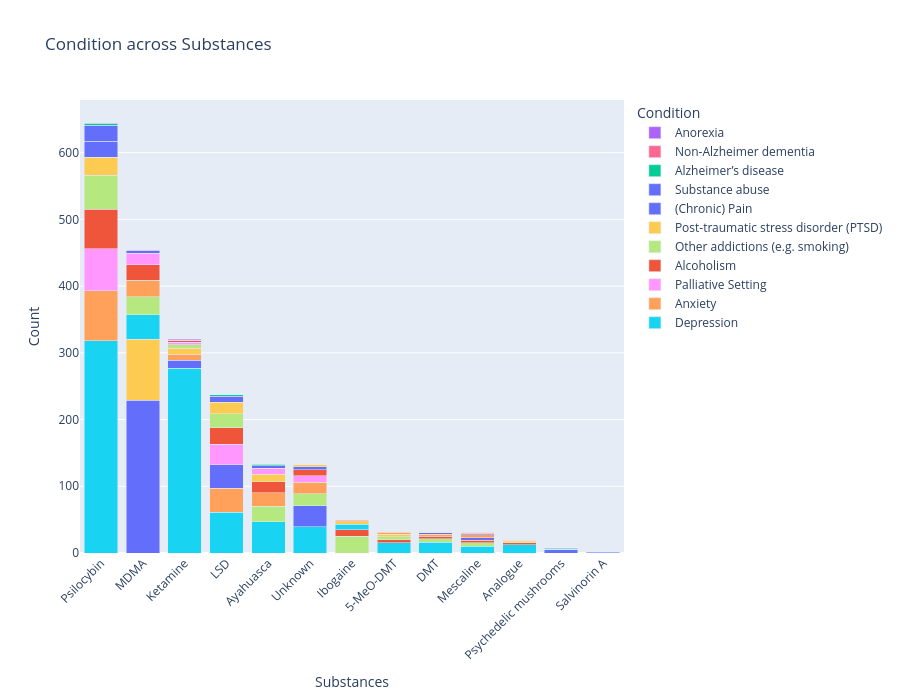

The notebook cell saved with this chart:
### Markdown cell above
## X: Substances, Y: Count of Studies, Segments: Conditions

### Code cell
counts = plot_task_stacked_bar_interactive(
    df_2025_class,
    x_task="Substances",
    group_task="Condition",
    exclude_labels={
        "Condition": ["Psychiatric condition", "Recreational Drug Use", "Healthy Participants"],
        "Substances": ["Combination Therapy", 'Ketamine']
    },
    merge_labels={
        "Substances": {
            "Ketamine": ["Ketamine", "R-Ketamine", "S-Ketamine"]
        }
    }
)

### Figure 1 — Plotly figure (JSON) as saved in the notebook; plotly's stock layout.template omitted (floating-point values rounded to 4 significant figures)
{"data": [{"customdata": [41.57], "hovertemplate": "<b>%{x}</b><br>Depression<br>Count: %{y}<br>Percentage: %{customdata:.1f}%<extra></extra>", "marker": {"color": "#19D3F3"}, "name": "Depression", "showlegend": true, "type": "bar", "x": ["Psilocybin"], "y": [318]}, {"customdata": [9.804], "hovertemplate": "<b>%{x}</b><br>Anxiety<br>Count: %{y}<br>Percentage: %{customdata:.1f}%<extra></extra>", "marker": {"color": "#FFA15A"}, "name": "Anxiety", "showlegend": true, "type": "bar", "x": ["Psilocybin"], "y": [75]}, {"customdata": [8.235], "hovertemplate": "<b>%{x}</b><br>Palliative Setting<br>Count: %{y}<br>Percentage: %{customdata:.1f}%<extra></extra>", "marker": {"color": "#FF97FF"}, "name": "Palliative Setting", "showlegend": true, "type": "bar", "x": ["Psilocybin"], "y": [63]}, {"customdata": [7.712], "hovertemplate": "<b>%{x}</b><br>Alcoholism<br>Count: %{y}<br>Percentage: %{customdata:.1f}%<extra></extra>", "marker": {"color": "#EF553B"}, "name": "Alcoholism", "showlegend": true, "type": "bar", "x": ["Psilocybin"], "y": [59]}, {"customdata": [6.667], "hovertemplate": "<b>%{x}</b><br>Other addictions (e.g. smoking)<br>Count: %{y}<br>Percentage: %{customdata:.1f}%<extra></extra>", "marker": {"color": "#B6E880"}, "name": "Other addictions (e.g. smoking)", "showlegend": true, "type": "bar", "x": ["Psilocybin"], "y": [51]}, {"customdata": [3.529], "hovertemplate": "<b>%{x}</b><br>Post-traumatic stress disorder (PTSD)<br>Count: %{y}<br>Percentage: %{customdata:.1f}%<extra></extra>", "marker": {"color": "#FECB52"}, "name": "Post-traumatic stress disorder (PTSD)", "showlegend": true, "type": "bar", "x": ["Psilocybin"], "y": [27]}, {"customdata": [3.137], "hovertemplate": "<b>%{x}</b><br>(Chronic) Pain<br>Count: %{y}<br>Percentage: %{customdata:.1f}%<extra></extra>", "marker": {"color": "#636EFA"}, "name": "(Chronic) Pain", "showlegend": true, "type": "bar", "x": ["Psilocybin"], "y": [24]}, {"customdata": [3.137], "hovertemplate": "<b>%{x}</b><br>Substance abuse<br>Count: %{y}<br>Percentage: %{customdata:.1f}%<extra></extra>", "marker": {"color": "#636EFA"}, "name": "Substance abuse", "showlegend": true, "type": "bar", "x": ["Psilocybin"], "y": [24]}, {"customdata": [0.3922], "hovertemplate": "<b>%{x}</b><br>Alzheimer’s disease<br>Count: %{y}<br>Percentage: %{customdata:.1f}%<extra></extra>", "marker": {"color": "#00CC96"}, "name": "Alzheimer’s disease", "showlegend": true, "type": "bar", "x": ["Psilocybin"], "y": [3]}, {"customdata": [0.1307], "hovertemplate": "<b>%{x}</b><br>Non-Alzheimer dementia<br>Count: %{y}<br>Percentage: %{customdata:.1f}%<extra></extra>", "marker": {"color": "#FF6692"}, "name": "Non-Alzheimer dementia", "showlegend": true, "type": "bar", "x": ["Psilocybin"], "y": [1]}, {"customdata": [20.3], "hovertemplate": "<b>%{x}</b><br>Substance abuse<br>Count: %{y}<br>Percentage: %{customdata:.1f}%<extra></extra>", "marker": {"color": "#636EFA"}, "name": "Substance abuse", "showlegend": false, "type": "bar", "x": ["MDMA"], "y": [229]}, {"customdata": [8.067], "hovertemplate": "<b>%{x}</b><br>Post-traumatic stress disorder (PTSD)<br>Count: %{y}<br>Percentage: %{customdata:.1f}%<extra></extra>", "marker": {"color": "#FECB52"}, "name": "Post-traumatic stress disorder (PTSD)", "showlegend": false, "type": "bar", "x": ["MDMA"], "y": [91]}, {"customdata": [3.28], "hovertemplate": "<b>%{x}</b><br>Depression<br>Count: %{y}<br>Percentage: %{customdata:.1f}%<extra></extra>", "marker": {"color": "#19D3F3"}, "name": "Depression", "showlegend": false, "type": "bar", "x": ["MDMA"], "y": [37]}, {"customdata": [2.394], "hovertemplate": "<b>%{x}</b><br>Other addictions (e.g. smoking)<br>Count: %{y}<br>Percentage: %{customdata:.1f}%<extra></extra>", "marker": {"color": "#B6E880"}, "name": "Other addictions (e.g. smoking)", "showlegend": false, "type": "bar", "x": ["MDMA"], "y": [27]}, {"customdata": [2.216], "hovertemplate": "<b>%{x}</b><br>Anxiety<br>Count: %{y}<br>Percentage: %{customdata:.1f}%<extra></extra>", "marker": {"color": "#FFA15A"}, "name": "Anxiety", "showlegend": false, "type": "bar", "x": ["MDMA"], "y": [25]}, {"customdata": [2.039], "hovertemplate": "<b>%{x}</b><br>Alcoholism<br>Count: %{y}<br>Percentage: %{customdata:.1f}%<extra></extra>", "marker": {"color": "#EF553B"}, "name": "Alcoholism", "showlegend": false, "type": "bar", "x": ["MDMA"], "y": [23]}, {"customdata": [1.507], "hovertemplate": "<b>%{x}</b><br>Palliative Setting<br>Count: %{y}<br>Percentage: %{customdata:.1f}%<extra></extra>", "marker": {"color": "#FF97FF"}, "name": "Palliative Setting", "showlegend": false, "type": "bar", "x": ["MDMA"], "y": [17]}, {"customdata": [0.3546], "hovertemplate": "<b>%{x}</b><br>(Chronic) Pain<br>Count: %{y}<br>Percentage: %{customdata:.1f}%<extra></extra>", "marker": {"color": "#636EFA"}, "name": "(Chronic) Pain", "showlegend": false, "type": "bar", "x": ["MDMA"], "y": [4]}, {"customdata": [0.08865], "hovertemplate": "<b>%{x}</b><br>Anorexia<br>Count: %{y}<br>Percentage: %{customdata:.1f}%<extra></extra>", "marker": {"color": "#AB63FA"}, "name": "Anorexia", "showlegend": true, "type": "bar", "x": ["MDMA"], "y": [1]}, {"customdata": [79.83], "hovertemplate": "<b>%{x}</b><br>Depression<br>Count: %{y}<br>Percentage: %{customdata:.1f}%<extra></extra>", "marker": {"color": "#19D3F3"}, "name": "Depression", "showlegend": false, "type": "bar", "x": ["Ketamine"], "y": [277]}, {"customdata": [3.458], "hovertemplate": "<b>%{x}</b><br>(Chronic) Pain<br>Count: %{y}<br>Percentage: %{customdata:.1f}%<extra></extra>", "marker": {"color": "#636EFA"}, "name": "(Chronic) Pain", "showlegend": false, "type": "bar", "x": ["Ketamine"], "y": [12]}, {"customdata": [2.594], "hovertemplate": "<b>%{x}</b><br>Anxiety<br>Count: %{y}<br>Percentage: %{customdata:.1f}%<extra></extra>", "marker": {"color": "#FFA15A"}, "name": "Anxiety", "showlegend": false, "type": "bar", "x": ["Ketamine"], "y": [9]}, {"customdata": [2.594], "hovertemplate": "<b>%{x}</b><br>Post-traumatic stress disorder (PTSD)<br>Count: %{y}<br>Percentage: %{customdata:.1f}%<extra></extra>", "marker": {"color": "#FECB52"}, "name": "Post-traumatic stress disorder (PTSD)", "showlegend": false, "type": "bar", "x": ["Ketamine"], "y": [9]}, {"customdata": [1.441], "hovertemplate": "<b>%{x}</b><br>Other addictions (e.g. smoking)<br>Count: %{y}<br>Percentage: %{customdata:.1f}%<extra></extra>", "marker": {"color": "#B6E880"}, "name": "Other addictions (e.g. smoking)", "showlegend": false, "type": "bar", "x": ["Ketamine"], "y": [5]}, {"customdata": [1.153], "hovertemplate": "<b>%{x}</b><br>Palliative Setting<br>Count: %{y}<br>Percentage: %{customdata:.1f}%<extra></extra>", "marker": {"color": "#FF97FF"}, "name": "Palliative Setting", "showlegend": false, "type": "bar", "x": ["Ketamine"], "y": [4]}, {"customdata": [0.5764], "hovertemplate": "<b>%{x}</b><br>Alcoholism<br>Count: %{y}<br>Percentage: %{customdata:.1f}%<extra></extra>", "marker": {"color": "#EF553B"}, "name": "Alcoholism", "showlegend": false, "type": "bar", "x": ["Ketamine"], "y": [2]}, {"customdata": [0.2882], "hovertemplate": "<b>%{x}</b><br>Substance abuse<br>Count: %{y}<br>Percentage: %{customdata:.1f}%<extra></extra>", "marker": {"color": "#636EFA"}, "name": "Substance abuse", "showlegend": false, "type": "bar", "x": ["Ketamine"], "y": [1]}, {"customdata": [0.2882], "hovertemplate": "<b>%{x}</b><br>Anorexia<br>Count: %{y}<br>Percentage: %{customdata:.1f}%<extra></extra>", "marker": {"color": "#AB63FA"}, "name": "Anorexia", "showlegend": false, "type": "bar", "x": ["Ketamine"], "y": [1]}, {"customdata": [13.59], "hovertemplate": "<b>%{x}</b><br>Depression<br>Count: %{y}<br>Percentage: %{customdata:.1f}%<extra></extra>", "marker": {"color": "#19D3F3"}, "name": "Depression", "showlegend": false, "type": "bar", "x": ["LSD"], "y": [61]}, {"customdata": [8.018], "hovertemplate": "<b>%{x}</b><br>Anxiety<br>Count: %{y}<br>Percentage: %{customdata:.1f}%<extra></extra>", "marker": {"color": "#FFA15A"}, "name": "Anxiety", "showlegend": false, "type": "bar", "x": ["LSD"], "y": [36]}, {"customdata": [7.795], "hovertemplate": "<b>%{x}</b><br>Substance abuse<br>Count: %{y}<br>Percentage: %{customdata:.1f}%<extra></extra>", "marker": {"color": "#636EFA"}, "name": "Substance abuse", "showlegend": false, "type": "bar", "x": ["LSD"], "y": [35]}, {"customdata": [6.904], "hovertemplate": "<b>%{x}</b><br>Palliative Setting<br>Count: %{y}<br>Percentage: %{customdata:.1f}%<extra></extra>", "marker": {"color": "#FF97FF"}, "name": "Palliative Setting", "showlegend": false, "type": "bar", "x": ["LSD"], "y": [31]}, {"customdata": [5.568], "hovertemplate": "<b>%{x}</b><br>Alcoholism<br>Count: %{y}<br>Percentage: %{customdata:.1f}%<extra></extra>", "marker": {"color": "#EF553B"}, "name": "Alcoholism", "showlegend": false, "type": "bar", "x": ["LSD"], "y": [25]}, {"customdata": [4.677], "hovertemplate": "<b>%{x}</b><br>Other addictions (e.g. smoking)<br>Count: %{y}<br>Percentage: %{customdata:.1f}%<extra></extra>", "marker": {"color": "#B6E880"}, "name": "Other addictions (e.g. smoking)", "showlegend": false, "type": "bar", "x": ["LSD"], "y": [21]}, {"customdata": [3.786], "hovertemplate": "<b>%{x}</b><br>Post-traumatic stress disorder (PTSD)<br>Count: %{y}<br>Percentage: %{customdata:.1f}%<extra></extra>", "marker": {"color": "#FECB52"}, "name": "Post-traumatic stress disorder (PTSD)", "showlegend": false, "type": "bar", "x": ["LSD"], "y": [17]}, {"customdata": [2.004], "hovertemplate": "<b>%{x}</b><br>(Chronic) Pain<br>Count: %{y}<br>Percentage: %{customdata:.1f}%<extra></extra>", "marker": {"color": "#636EFA"}, "name": "(Chronic) Pain", "showlegend": false, "type": "bar", "x": ["LSD"], "y": [9]}, {"customdata": [0.4454], "hovertemplate": "<b>%{x}</b><br>Alzheimer’s disease<br>Count: %{y}<br>Percentage: %{customdata:.1f}%<extra></extra>", "marker": {"color": "#00CC96"}, "name": "Alzheimer’s disease", "showlegend": false, "type": "bar", "x": ["LSD"], "y": [2]}, {"customdata": [22.93], "hovertemplate": "<b>%{x}</b><br>Depression<br>Count: %{y}<br>Percentage: %{customdata:.1f}%<extra></extra>", "marker": {"color": "#19D3F3"}, "name": "Depression", "showlegend": false, "type": "bar", "x": ["Ayahuasca"], "y": [47]}, {"customdata": [11.22], "hovertemplate": "<b>%{x}</b><br>Other addictions (e.g. smoking)<br>Count: %{y}<br>Percentage: %{customdata:.1f}%<extra></extra>", "marker": {"color": "#B6E880"}, "name": "Other addictions (e.g. smoking)", "showlegend": false, "type": "bar", "x": ["Ayahuasca"], "y": [23]}, {"customdata": [9.756], "hovertemplate": "<b>%{x}</b><br>Anxiety<br>Count: %{y}<br>Percentage: %{customdata:.1f}%<extra></extra>", "marker": {"color": "#FFA15A"}, "name": "Anxiety", "showlegend": false, "type": "bar", "x": ["Ayahuasca"], "y": [20]}, {"customdata": [8.293], "hovertemplate": "<b>%{x}</b><br>Alcoholism<br>Count: %{y}<br>Percentage: %{customdata:.1f}%<extra></extra>", "marker": {"color": "#EF553B"}, "name": "Alcoholism", "showlegend": false, "type": "bar", "x": ["Ayahuasca"], "y": [17]}, {"customdata": [5.366], "hovertemplate": "<b>%{x}</b><br>Post-traumatic stress disorder (PTSD)<br>Count: %{y}<br>Percentage: %{customdata:.1f}%<extra></extra>", "marker": {"color": "#FECB52"}, "name": "Post-traumatic stress disorder (PTSD)", "showlegend": false, "type": "bar", "x": ["Ayahuasca"], "y": [11]}, {"customdata": [4.39], "hovertemplate": "<b>%{x}</b><br>Palliative Setting<br>Count: %{y}<br>Percentage: %{customdata:.1f}%<extra></extra>", "marker": {"color": "#FF97FF"}, "name": "Palliative Setting", "showlegend": false, "type": "bar", "x": ["Ayahuasca"], "y": [9]}, {"customdata": [1.951], "hovertemplate": "<b>%{x}</b><br>Substance abuse<br>Count: %{y}<br>Percentage: %{customdata:.1f}%<extra></extra>", "marker": {"color": "#636EFA"}, "name": "Substance abuse", "showlegend": false, "type": "bar", "x": ["Ayahuasca"], "y": [4]}, {"customdata": [0.9756], "hovertemplate": "<b>%{x}</b><br>Alzheimer’s disease<br>Count: %{y}<br>Percentage: %{customdata:.1f}%<extra></extra>", "marker": {"color": "#00CC96"}, "name": "Alzheimer’s disease", "showlegend": false, "type": "bar", "x": ["Ayahuasca"], "y": [2]}, {"customdata": [0.4878], "hovertemplate": "<b>%{x}</b><br>(Chronic) Pain<br>Count: %{y}<br>Percentage: %{customdata:.1f}%<extra></extra>", "marker": {"color": "#636EFA"}, "name": "(Chronic) Pain", "showlegend": false, "type": "bar", "x": ["Ayahuasca"], "y": [1]}, {"customdata": [17.26], "hovertemplate": "<b>%{x}</b><br>Depression<br>Count: %{y}<br>Percentage: %{customdata:.1f}%<extra></extra>", "marker": {"color": "#19D3F3"}, "name": "Depression", "showlegend": false, "type": "bar", "x": ["Unknown"], "y": [39]}, {"customdata": [14.16], "hovertemplate": "<b>%{x}</b><br>Substance abuse<br>Count: %{y}<br>Percentage: %{customdata:.1f}%<extra></extra>", "marker": {"color": "#636EFA"}, "name": "Substance abuse", "showlegend": false, "type": "bar", "x": ["Unknown"], "y": [32]}, {"customdata": [7.965], "hovertemplate": "<b>%{x}</b><br>Other addictions (e.g. smoking)<br>Count: %{y}<br>Percentage: %{customdata:.1f}%<extra></extra>", "marker": {"color": "#B6E880"}, "name": "Other addictions (e.g. smoking)", "showlegend": false, "type": "bar", "x": ["Unknown"], "y": [18]}, {"customdata": [7.522], "hovertemplate": "<b>%{x}</b><br>Anxiety<br>Count: %{y}<br>Percentage: %{customdata:.1f}%<extra></extra>", "marker": {"color": "#FFA15A"}, "name": "Anxiety", "showlegend": false, "type": "bar", "x": ["Unknown"], "y": [17]}, {"customdata": [4.425], "hovertemplate": "<b>%{x}</b><br>Palliative Setting<br>Count: %{y}<br>Percentage: %{customdata:.1f}%<extra></extra>", "marker": {"color": "#FF97FF"}, "name": "Palliative Setting", "showlegend": false, "type": "bar", "x": ["Unknown"], "y": [10]}, {"customdata": [3.982], "hovertemplate": "<b>%{x}</b><br>Alcoholism<br>Count: %{y}<br>Percentage: %{customdata:.1f}%<extra></extra>", "marker": {"color": "#EF553B"}, "name": "Alcoholism", "showlegend": false, "type": "bar", "x": ["Unknown"], "y": [9]}, {"customdata": [1.77], "hovertemplate": "<b>%{x}</b><br>(Chronic) Pain<br>Count: %{y}<br>Percentage: %{customdata:.1f}%<extra></extra>", "marker": {"color": "#636EFA"}, "name": "(Chronic) Pain", "showlegend": false, "type": "bar", "x": ["Unknown"], "y": [4]}, {"customdata": [1.327], "hovertemplate": "<b>%{x}</b><br>Post-traumatic stress disorder (PTSD)<br>Count: %{y}<br>Percentage: %{customdata:.1f}%<extra></extra>", "marker": {"color": "#FECB52"}, "name": "Post-traumatic stress disorder (PTSD)", "showlegend": false, "type": "bar", "x": ["Unknown"], "y": [3]}, {"customdata": [50], "hovertemplate": "<b>%{x}</b><br>Other addictions (e.g. smoking)<br>Count: %{y}<br>Percentage: %{customdata:.1f}%<extra></extra>", "marker": {"color": "#B6E880"}, "name": "Other addictions (e.g. smoking)", "showlegend": false, "type": "bar", "x": ["Ibogaine"], "y": [25]}, {"customdata": [20], "hovertemplate": "<b>%{x}</b><br>Alcoholism<br>Count: %{y}<br>Percentage: %{customdata:.1f}%<extra></extra>", "marker": {"color": "#EF553B"}, "name": "Alcoholism", "showlegend": false, "type": "bar", "x": ["Ibogaine"], "y": [10]}, {"customdata": [16], "hovertemplate": "<b>%{x}</b><br>Depression<br>Count: %{y}<br>Percentage: %{customdata:.1f}%<extra></extra>", "marker": {"color": "#19D3F3"}, "name": "Depression", "showlegend": false, "type": "bar", "x": ["Ibogaine"], "y": [8]}, {"customdata": [8], "hovertemplate": "<b>%{x}</b><br>Post-traumatic stress disorder (PTSD)<br>Count: %{y}<br>Percentage: %{customdata:.1f}%<extra></extra>", "marker": {"color": "#FECB52"}, "name": "Post-traumatic stress disorder (PTSD)", "showlegend": false, "type": "bar", "x": ["Ibogaine"], "y": [4]}, {"customdata": [4], "hovertemplate": "<b>%{x}</b><br>Anxiety<br>Count: %{y}<br>Percentage: %{customdata:.1f}%<extra></extra>", "marker": {"color": "#FFA15A"}, "name": "Anxiety", "showlegend": false, "type": "bar", "x": ["Ibogaine"], "y": [2]}, {"customdata": [27.27], "hovertemplate": "<b>%{x}</b><br>Depression<br>Count: %{y}<br>Percentage: %{customdata:.1f}%<extra></extra>", "marker": {"color": "#19D3F3"}, "name": "Depression", "showlegend": false, "type": "bar", "x": ["5-MeO-DMT"], "y": [15]}, {"customdata": [9.091], "hovertemplate": "<b>%{x}</b><br>Alcoholism<br>Count: %{y}<br>Percentage: %{customdata:.1f}%<extra></extra>", "marker": {"color": "#EF553B"}, "name": "Alcoholism", "showlegend": false, "type": "bar", "x": ["5-MeO-DMT"], "y": [5]}, {"customdata": [7.273], "hovertemplate": "<b>%{x}</b><br>Other addictions (e.g. smoking)<br>Count: %{y}<br>Percentage: %{customdata:.1f}%<extra></extra>", "marker": {"color": "#B6E880"}, "name": "Other addictions (e.g. smoking)", "showlegend": false, "type": "bar", "x": ["5-MeO-DMT"], "y": [4]}, {"customdata": [7.273], "hovertemplate": "<b>%{x}</b><br>Post-traumatic stress disorder (PTSD)<br>Count: %{y}<br>Percentage: %{customdata:.1f}%<extra></extra>", "marker": {"color": "#FECB52"}, "name": "Post-traumatic stress disorder (PTSD)", "showlegend": false, "type": "bar", "x": ["5-MeO-DMT"], "y": [4]}, {"customdata": [5.455], "hovertemplate": "<b>%{x}</b><br>Anxiety<br>Count: %{y}<br>Percentage: %{customdata:.1f}%<extra></extra>", "marker": {"color": "#FFA15A"}, "name": "Anxiety", "showlegend": false, "type": "bar", "x": ["5-MeO-DMT"], "y": [3]}, {"customdata": [1.818], "hovertemplate": "<b>%{x}</b><br>(Chronic) Pain<br>Count: %{y}<br>Percentage: %{customdata:.1f}%<extra></extra>", "marker": {"color": "#636EFA"}, "name": "(Chronic) Pain", "showlegend": false, "type": "bar", "x": ["5-MeO-DMT"], "y": [1]}, {"customdata": [12.9], "hovertemplate": "<b>%{x}</b><br>Depression<br>Count: %{y}<br>Percentage: %{customdata:.1f}%<extra></extra>", "marker": {"color": "#19D3F3"}, "name": "Depression", "showlegend": false, "type": "bar", "x": ["DMT"], "y": [16]}, {"customdata": [4.032], "hovertemplate": "<b>%{x}</b><br>Other addictions (e.g. smoking)<br>Count: %{y}<br>Percentage: %{customdata:.1f}%<extra></extra>", "marker": {"color": "#B6E880"}, "name": "Other addictions (e.g. smoking)", "showlegend": false, "type": "bar", "x": ["DMT"], "y": [5]}, {"customdata": [3.226], "hovertemplate": "<b>%{x}</b><br>Alcoholism<br>Count: %{y}<br>Percentage: %{customdata:.1f}%<extra></extra>", "marker": {"color": "#EF553B"}, "name": "Alcoholism", "showlegend": false, "type": "bar", "x": ["DMT"], "y": [4]}, {"customdata": [2.419], "hovertemplate": "<b>%{x}</b><br>Anxiety<br>Count: %{y}<br>Percentage: %{customdata:.1f}%<extra></extra>", "marker": {"color": "#FFA15A"}, "name": "Anxiety", "showlegend": false, "type": "bar", "x": ["DMT"], "y": [3]}, {"customdata": [1.613], "hovertemplate": "<b>%{x}</b><br>Substance abuse<br>Count: %{y}<br>Percentage: %{customdata:.1f}%<extra></extra>", "marker": {"color": "#636EFA"}, "name": "Substance abuse", "showlegend": false, "type": "bar", "x": ["DMT"], "y": [2]}, {"customdata": [0.8065], "hovertemplate": "<b>%{x}</b><br>Post-traumatic stress disorder (PTSD)<br>Count: %{y}<br>Percentage: %{customdata:.1f}%<extra></extra>", "marker": {"color": "#FECB52"}, "name": "Post-traumatic stress disorder (PTSD)", "showlegend": false, "type": "bar", "x": ["DMT"], "y": [1]}, {"customdata": [0.8065], "hovertemplate": "<b>%{x}</b><br>(Chronic) Pain<br>Count: %{y}<br>Percentage: %{customdata:.1f}%<extra></extra>", "marker": {"color": "#636EFA"}, "name": "(Chronic) Pain", "showlegend": false, "type": "bar", "x": ["DMT"], "y": [1]}, {"customdata": [16.39], "hovertemplate": "<b>%{x}</b><br>Depression<br>Count: %{y}<br>Percentage: %{customdata:.1f}%<extra></extra>", "marker": {"color": "#19D3F3"}, "name": "Depression", "showlegend": false, "type": "bar", "x": ["Mescaline"], "y": [10]}, {"customdata": [8.197], "hovertemplate": "<b>%{x}</b><br>Other addictions (e.g. smoking)<br>Count: %{y}<br>Percentage: %{customdata:.1f}%<extra></extra>", "marker": {"color": "#B6E880"}, "name": "Other addictions (e.g. smoking)", "showlegend": false, "type": "bar", "x": ["Mescaline"], "y": [5]}, {"customdata": [6.557], "hovertemplate": "<b>%{x}</b><br>Alcoholism<br>Count: %{y}<br>Percentage: %{customdata:.1f}%<extra></extra>", "marker": {"color": "#EF553B"}, "name": "Alcoholism", "showlegend": false, "type": "bar", "x": ["Mescaline"], "y": [4]}, {"customdata": [6.557], "hovertemplate": "<b>%{x}</b><br>Substance abuse<br>Count: %{y}<br>Percentage: %{customdata:.1f}%<extra></extra>", "marker": {"color": "#636EFA"}, "name": "Substance abuse", "showlegend": false, "type": "bar", "x": ["Mescaline"], "y": [4]}, {"customdata": [6.557], "hovertemplate": "<b>%{x}</b><br>Anxiety<br>Count: %{y}<br>Percentage: %{customdata:.1f}%<extra></extra>", "marker": {"color": "#FFA15A"}, "name": "Anxiety", "showlegend": false, "type": "bar", "x": ["Mescaline"], "y": [4]}, {"customdata": [3.279], "hovertemplate": "<b>%{x}</b><br>(Chronic) Pain<br>Count: %{y}<br>Percentage: %{customdata:.1f}%<extra></extra>", "marker": {"color": "#636EFA"}, "name": "(Chronic) Pain", "showlegend": false, "type": "bar", "x": ["Mescaline"], "y": [2]}, {"customdata": [1.639], "hovertemplate": "<b>%{x}</b><br>Palliative Setting<br>Count: %{y}<br>Percentage: %{customdata:.1f}%<extra></extra>", "marker": {"color": "#FF97FF"}, "name": "Palliative Setting", "showlegend": false, "type": "bar", "x": ["Mescaline"], "y": [1]}, {"customdata": [1.639], "hovertemplate": "<b>%{x}</b><br>Post-traumatic stress disorder (PTSD)<br>Count: %{y}<br>Percentage: %{customdata:.1f}%<extra></extra>", "marker": {"color": "#FECB52"}, "name": "Post-traumatic stress disorder (PTSD)", "showlegend": false, "type": "bar", "x": ["Mescaline"], "y": [1]}, {"customdata": [30], "hovertemplate": "<b>%{x}</b><br>Depression<br>Count: %{y}<br>Percentage: %{customdata:.1f}%<extra></extra>", "marker": {"color": "#19D3F3"}, "name": "Depression", "showlegend": false, "type": "bar", "x": ["Analogue"], "y": [12]}, {"customdata": [7.5], "hovertemplate": "<b>%{x}</b><br>Alcoholism<br>Count: %{y}<br>Percentage: %{customdata:.1f}%<extra></extra>", "marker": {"color": "#EF553B"}, "name": "Alcoholism", "showlegend": false, "type": "bar", "x": ["Analogue"], "y": [3]}, {"customdata": [5], "hovertemplate": "<b>%{x}</b><br>Other addictions (e.g. smoking)<br>Count: %{y}<br>Percentage: %{customdata:.1f}%<extra></extra>", "marker": {"color": "#B6E880"}, "name": "Other addictions (e.g. smoking)", "showlegend": false, "type": "bar", "x": ["Analogue"], "y": [2]}, {"customdata": [5], "hovertemplate": "<b>%{x}</b><br>Post-traumatic stress disorder (PTSD)<br>Count: %{y}<br>Percentage: %{customdata:.1f}%<extra></extra>", "marker": {"color": "#FECB52"}, "name": "Post-traumatic stress disorder (PTSD)", "showlegend": false, "type": "bar", "x": ["Analogue"], "y": [2]}, {"customdata": [2.5], "hovertemplate": "<b>%{x}</b><br>Anxiety<br>Count: %{y}<br>Percentage: %{customdata:.1f}%<extra></extra>", "marker": {"color": "#FFA15A"}, "name": "Anxiety", "showlegend": false, "type": "bar", "x": ["Analogue"], "y": [1]}, {"customdata": [29.41], "hovertemplate": "<b>%{x}</b><br>Substance abuse<br>Count: %{y}<br>Percentage: %{customdata:.1f}%<extra></extra>", "marker": {"color": "#636EFA"}, "name": "Substance abuse", "showlegend": false, "type": "bar", "x": ["Psychedelic mushrooms"], "y": [5]}, {"customdata": [5.882], "hovertemplate": "<b>%{x}</b><br>Anxiety<br>Count: %{y}<br>Percentage: %{customdata:.1f}%<extra></extra>", "marker": {"color": "#FFA15A"}, "name": "Anxiety", "showlegend": false, "type": "bar", "x": ["Psychedelic mushrooms"], "y": [1]}, {"customdata": [5.882], "hovertemplate": "<b>%{x}</b><br>Depression<br>Count: %{y}<br>Percentage: %{customdata:.1f}%<extra></extra>", "marker": {"color": "#19D3F3"}, "name": "Depression", "showlegend": false, "type": "bar", "x": ["Psychedelic mushrooms"], "y": [1]}, {"customdata": [3.704], "hovertemplate": "<b>%{x}</b><br>Substance abuse<br>Count: %{y}<br>Percentage: %{customdata:.1f}%<extra></extra>", "marker": {"color": "#636EFA"}, "name": "Substance abuse", "showlegend": false, "type": "bar", "x": ["Salvinorin A"], "y": [1]}], "layout": {"barmode": "stack", "height": 700, "legend": {"title": {"text": "Condition"}}, "title": {"text": "Condition across Substances"}, "xaxis": {"tickangle": -45, "title": {"text": "Substances"}}, "yaxis": {"title": {"text": "Count"}}}}
